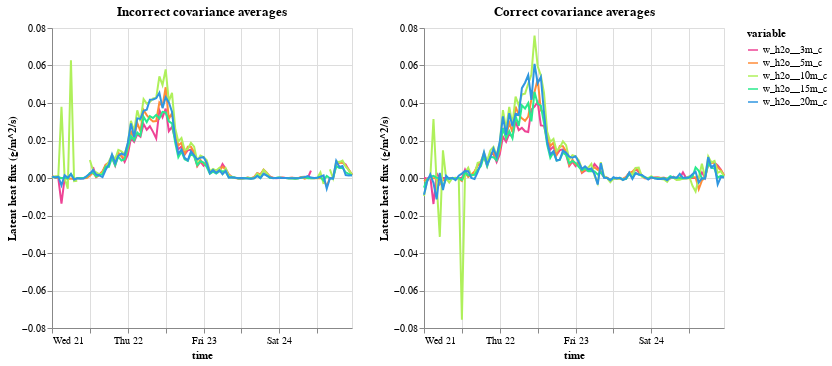

Write notebook code for a chart like this one.
### Code cell
import altair as alt
(
    alt.Chart(
        wrong_combined_agg_df.loc['20221221': '20221224'].reset_index().melt(id_vars='time')
    ).mark_line().encode(
        alt.X("time:T"),
        alt.Y("value:Q").title('Latent heat flux (g/m^2/s)'),
        alt.Color("variable:O").scale(scheme='rainbow', domain=[
                'w_h2o__3m_c',
                'w_h2o__5m_c',
                'w_h2o__10m_c',
                'w_h2o__15m_c',
                'w_h2o__20m_c',
        ])
    ).properties(title = 'Incorrect covariance averages') | alt.Chart(
        combined_agg_df.loc['20221221': '20221224'].reset_index().melt(id_vars='time')
    ).mark_line().encode(
        alt.X("time:T"),
        alt.Y("value:Q").title('Latent heat flux (g/m^2/s)'),
        alt.Color("variable:O").scale(scheme='rainbow', domain=[
                'w_h2o__3m_c',
                'w_h2o__5m_c',
                'w_h2o__10m_c',
                'w_h2o__15m_c',
                'w_h2o__20m_c',
        ])
    ).properties(title = 'Correct covariance averages')
).resolve_scale(x='shared', y='shared', color='shared').display(renderer='svg')

### Figure 1 — Vega-Lite specification as saved in the notebook (floating-point values rounded to 4 significant figures; data arrays with more than 128 entries replaced by an {"elided": "..."} marker saying what was removed)
{"config": {"view": {"continuousWidth": 300, "continuousHeight": 300}}, "hconcat": [{"data": {"name": "data-116ef285fc1763ca8a523a8c383d4135"}, "mark": {"type": "line"}, "encoding": {"color": {"field": "variable", "scale": {"scheme": "rainbow", "domain": ["w_h2o__3m_c", "w_h2o__5m_c", "w_h2o__10m_c", "w_h2o__15m_c", "w_h2o__20m_c"]}, "type": "ordinal"}, "x": {"field": "time", "type": "temporal"}, "y": {"field": "value", "title": "Latent heat flux (g/m^2/s)", "type": "quantitative"}}, "title": "Incorrect covariance averages"}, {"data": {"name": "data-0619e02ea26b9640bad05d387a503629"}, "mark": {"type": "line"}, "encoding": {"color": {"field": "variable", "scale": {"scheme": "rainbow", "domain": ["w_h2o__3m_c", "w_h2o__5m_c", "w_h2o__10m_c", "w_h2o__15m_c", "w_h2o__20m_c"]}, "type": "ordinal"}, "x": {"field": "time", "type": "temporal"}, "y": {"field": "value", "title": "Latent heat flux (g/m^2/s)", "type": "quantitative"}}, "title": "Correct covariance averages"}], "resolve": {"scale": {"color": "shared", "x": "shared", "y": "shared"}}, "$schema": "https://vega.github.io/schema/vega-lite/v5.16.3.json", "datasets": {"data-116ef285fc1763ca8a523a8c383d4135": {"elided": "480 records"}, "data-0619e02ea26b9640bad05d387a503629": {"elided": "480 records"}}}
